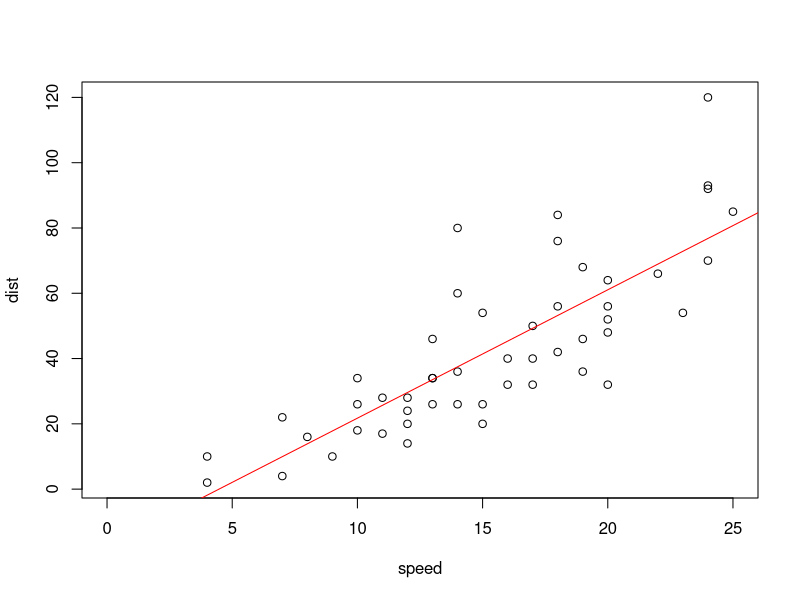
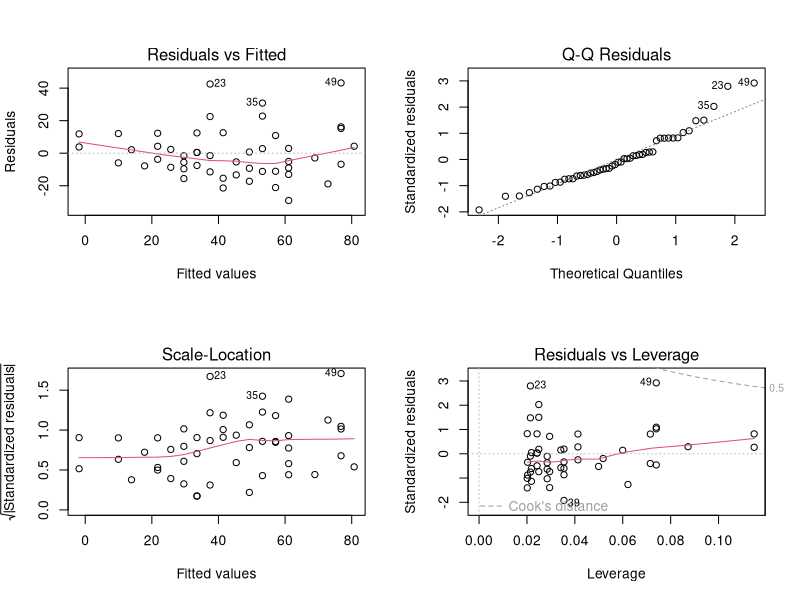
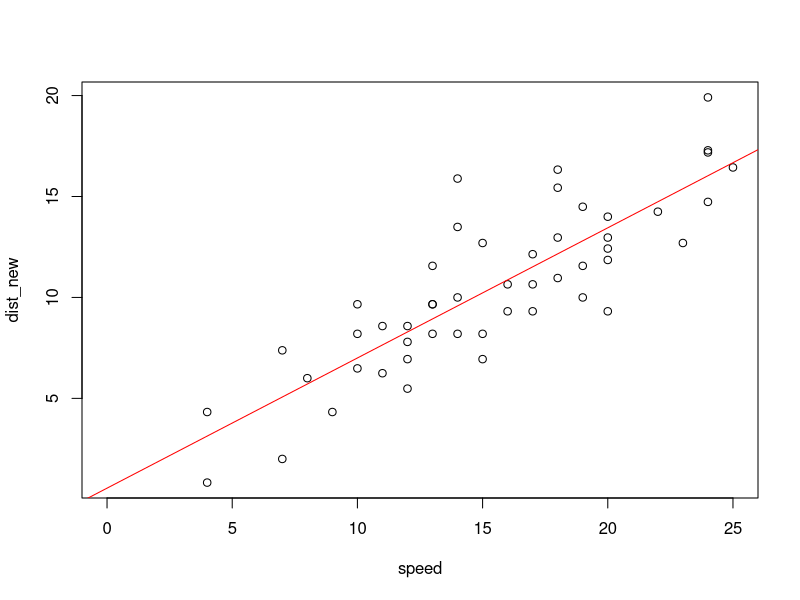
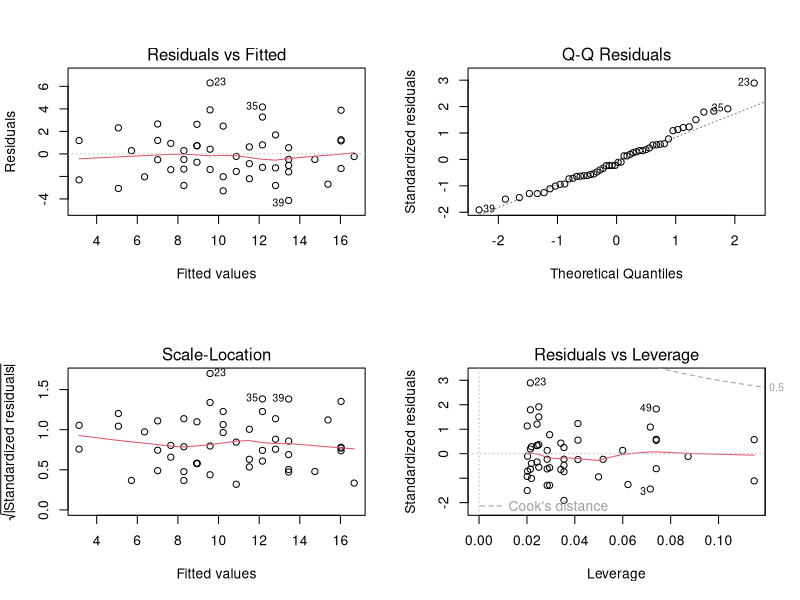

Generate these figures, in order, with R:
## ---- chunk 1
knitr::opts_chunk$set(echo = TRUE)
## ---- chunk 2
summary(cars)
## ---- chunk 3
# data
plot(cars, xlim = c(0,25))

# model
lmMod <- lm(dist ~ speed, data=cars) # initial model
abline(lmMod, col = "red")
## ---- chunk 4
opar <- par(mfrow=c(2,2)) # init 4 charts in 1 panel
plot(lmMod)
par(opar)
## ---- chunk 5
library(lmtest)
bptest(lmMod)  # Breusch-Pagan test

library(car)
ncvTest(lmMod)  # NCV Test
## ---- chunk 6
distBCMod <- caret::BoxCoxTrans(cars$dist)
print(distBCMod)
## ---- chunk 7
cars$dist_new <- predict(distBCMod, cars$dist) # append the transformed variable to cars
head(cars) # view the top 6 rows

## ---- chunk 8
lmMod_bc <- lm(dist_new ~ speed, data=cars)
bptest(lmMod_bc)
## ---- chunk 9
plot(dist_new ~ speed, data=cars, xlim = c(0,25))
abline(lmMod_bc, col = "red")
## ---- chunk 10
opar <- par(mfrow=c(2,2)) # init 4 charts in 1 panel
plot(lmMod_bc)
par(opar)
